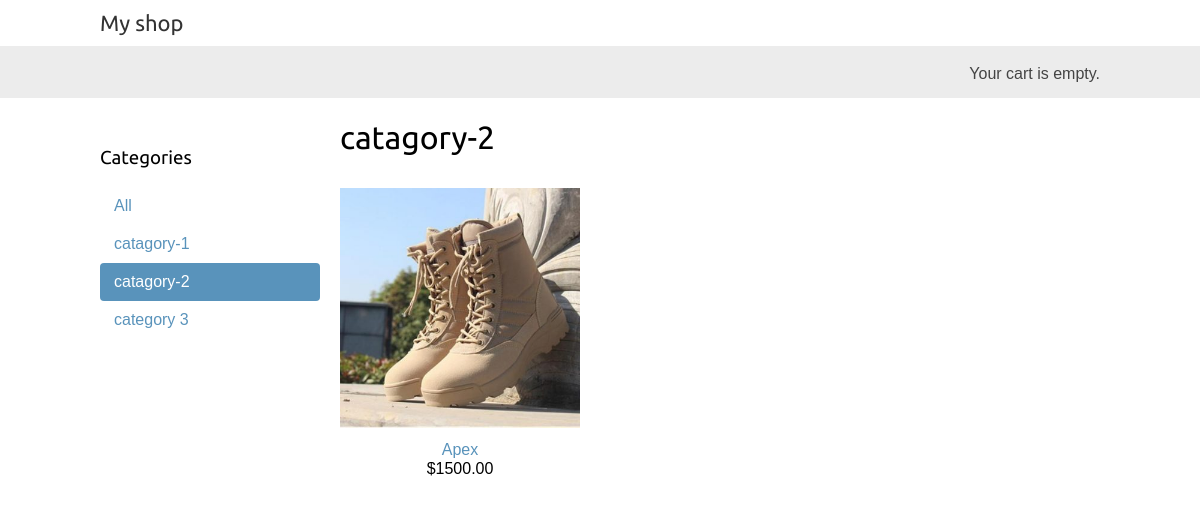
/catagory-2/, run on the app's committed database.
### shop/models.py (models this page shows, shortened)
class Category(models.Model):
    name = models.CharField(max_length=200, db_index=True)
    slug = models.SlugField(max_length=200,unique=True)
    class Meta:
        ordering = ('name',)
        verbose_name = 'category'
        verbose_name_plural = 'categories'
    def get_absolute_url(self):
        return reverse("shop:product_list_by_category", args=[self.slug])

class Product(models.Model):
    category = models.ForeignKey(Category,related_name='products',on_delete=models.CASCADE)
    name = models.CharField(max_length=200, db_index=True)
    slug = models.SlugField(max_length=200, db_index=True)
    image = models.ImageField(upload_to='media/%y/%m/%d',blank=True)
    description = models.TextField(blank=True)
    price = models.DecimalField(max_digits=10, decimal_places=2)
    available = models.BooleanField(default=True)
    created = models.DateTimeField(auto_now_add=True)
    updated = models.DateTimeField(auto_now=True)
    class Meta:
        ordering = ('name',)
        index_together = (('id','slug'),)
    def get_absolute_url(self):
        return reverse("shop:product_detail", args=[self.id, self.slug])

### shop/views.py (the view)
# urls.py: path('',views.product_list, name='product_list'),
def product_list(request, category_slug=None):
    category = None
    categories = Category.objects.all()
    products = Product.objects.filter(available=True)
    if category_slug:
        category = get_object_or_404(Category, slug=category_slug)
        products = products.filter(category=category)
    return render(request,'list.html',
                                {'category':category,
                                'categories':categories,
                                'products':products})

### cart/cart.py (called while the page is built)
    def __len__(self):
        return sum(item['quantity'] for item in self.cart.values())

### cart/context_processors.py (called while the page is built)
def cart(request):
    return {'cart': Cart(request)}

### template/list.html
{% extends "base.html" %} {% load static %} {% block title %} {% if category %}{{ category.name }}{% else %}Products{% endif %} {% endblock %} {% block content %}
<div id="sidebar">
    <h3>Categories</h3>
    <ul>
        <li {% if not category %}class="selected" {% endif %}>
            <a href="{% url 'shop:product_list' %}">All</a>
        </li>
        {% for c in categories %}
        <li {% if category.slug == c.slug %} class="selected" {% endif %}>
            <a href="{{ c.get_absolute_url }}">{{ c.name }}</a>
        </li>
        {% endfor %}
    </ul>
</div>
<div id="main" class="product-list">
    <h1>{% if category %}{{ category.name }}{% else %}Products {% endif %}</h1>
    {% for product in products %}
    <div class="item">
        <a href="{{ product.get_absolute_url }}">
            <img src="{% if product.image %}{{ product.image.url }}{% else %}
            {% static 'img/no_image.png' %}{% endif %}">
        </a>
        <a href="{{ product.get_absolute_url }}">{{ product.name }}</a>
        <br> ${{ product.price }}
    </div>
    {% endfor %}
</div>
{% endblock %}

### static/css/base.css (style rules this page uses)
body { margin:0; padding:0; font-family:helvetica, sans-serif; }
h1, h2, h3, h4, h5 , h6 { font-family: 'Ubuntu', sans-serif; font-weight:normal; }
a { text-decoration:none; color:#5993bb; }
#sidebar { width:220px; padding:30px 20px 0 0; float:left; }
#sidebar ul { margin:0; padding:0; }
#sidebar ul li { margin:0; list-style:none; padding:10px 14px; }
#sidebar ul li a { display:block; }
#sidebar ul li.selected { background:#5993bb; border-radius:4px; }
#sidebar ul li.selected a { color:#fff; }
#main { float:left; width: 96%; margin-right:-220px; overflow:hidden; }
.product-list .item { width:25%; padding:10px 20px 10px 0; float:left; text-align:center; line-height:1.2; }
.product-list .item img { width:100%; margin-bottom:8px; }

### data on the page
Category: name "catagory-1"
Category: name "catagory-2"
Category: name "category 3"
Product: image (picture), name "Apex", price "1500.00"
